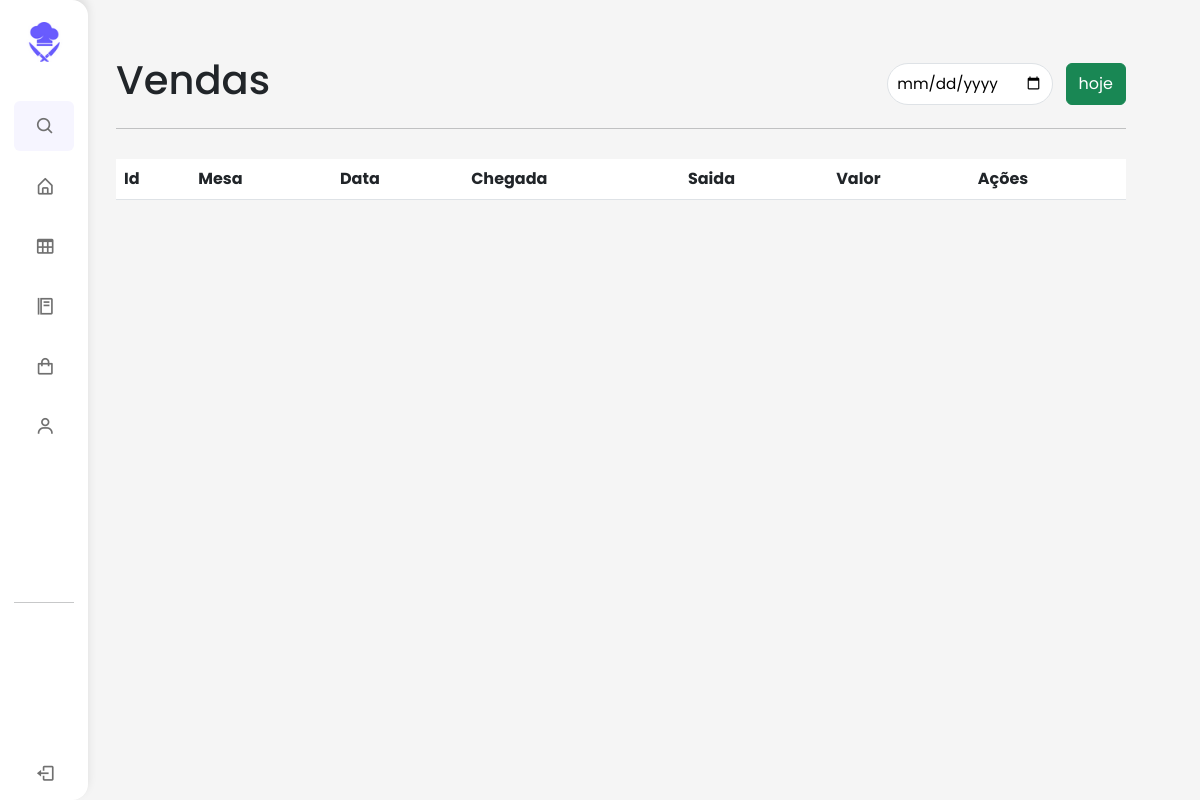
Page /View/Venda/vendas.php on the earlier database version.
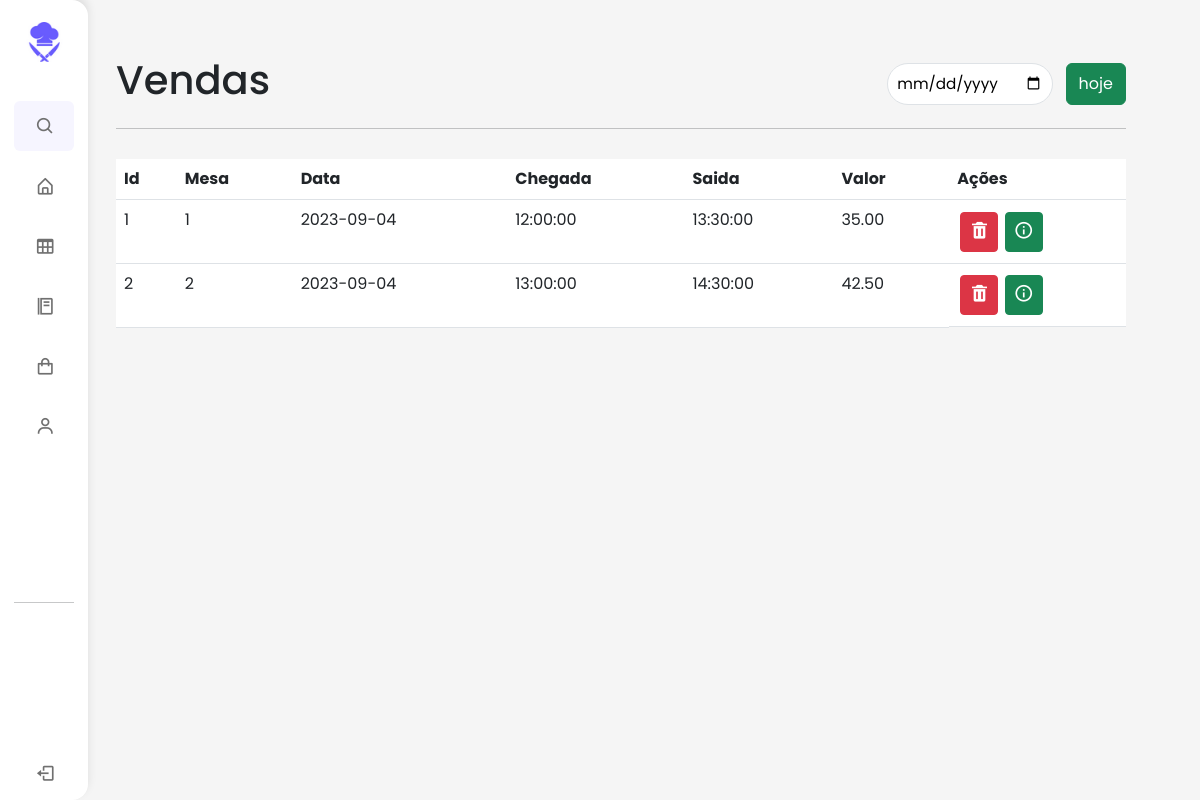
Same page on the later database version.
### tables this page shows
create table Venda(
 id integer primary key auto_increment,
 data date,
 horaChegada time,
 horaSaida time,
 aberta boolean,
 valorTotal decimal(10,2),
 id_mesa integer,
 id_funcionario integer,
 FOREIGN KEY (id_mesa) REFERENCES Mesa(id) on delete cascade,
 FOREIGN KEY (id_funcionario) REFERENCES Funcionario(id) on delete cascade
 );

### Connection/Connection.php (called while the page is built)
<?php
class Connection
{
    private static $dsn = 'mysql:host=localhost;dbname=rocketfood;port=3306';
    private static $connection = null;
    private static $username = 'root';
    private static $password = 'root';
    public static function getConnection() : PDO
    {
        if(Connection::$connection == null){
            try {
                Connection::$connection = new PDO(Connection::$dsn, Connection::$username, Connection::$password);
            } catch (PDOException $e) {
                echo $e->getMessage();
            }
        }
        return Connection::$connection;
    }
    public static function getPreparedStatement($sql) : PDOStatement
    {
        $pst = null;
        if(Connection::getConnection() != null){
            try {
                $pst = Connection::$connection->prepare($sql);
            } catch (PDOException $e) {
                echo $e->getMessage();
            }
        }
        return $pst;
    }
}
?>

### models/DAO/DAOVenda.php (called while the page is built, shortened)
<?php
class DaoVenda
{
    public function listAll()
    {
        $pst = Connection::getPreparedStatement('select * from venda;');
        $pst->execute();
        $lista = $pst->fetchAll(PDO::FETCH_ASSOC);
        return $lista;
    }
    public function getMesa($id)
    {
        $pst = Connection::getPreparedStatement('select numero from mesa where id = ?;');
        $pst->bindValue(1, $id);
        $pst->execute();
        $list = $pst->fetch(PDO::FETCH_ASSOC);
        return $list;
    }
}
?>

### View/Venda/vendas.php (the view, shortened to what this page needs)
<?php require_once "..\sidebar.php"; ?>
<link rel="stylesheet" href="..\..\styles\venda.css">
<div class="home">
    <div class="principal">
        <div class="Add-Table">
            <h1>Vendas</h1>
            <div class="filtro-btn">
                <form action="vendas.php">
                    <input type="date" type='submit' class="filtro-data" class="form-control" name="filtro-data" id="filtro-data">
                </form>
                <button class="btn btn-success" data-bs-toggle="modal" data-bs-target="#day-Venda">hoje</button>
            </div>
        </div>
        <hr>
        <ul class="list-table">
            <?php
            require_once BASE . '/models/DTO/venda.php';
            require_once BASE . '/Connection/Connection.php';
            require_once BASE . '/models/DAO/Daovenda.php';
            $daovenda = new Daovenda();
            $lista = $daovenda->listAll();
            ?>
            <table class="table">
                <tr>
                    <th>
                        Id
                    </th>
                    <th>
                        Mesa
                    </th>
                    <th>
                        Data
                    </th>
                    <th>
                        Chegada
                    </th>
                    <th>
                        Saida
                    </th>
                    <th>
                        Valor
                    </th>
                    <th>
                        Ações
                    </th cosplan="2">
                </tr>
                <?php
                foreach ($lista as $registro) {
                    $arraymesa = $daovenda->getMesa($registro['id_mesa']);
                ?>
                    <tr>
                        <td>
                            <?= $registro['id'] ?>
                        </td>
                        <td>
                            <?= implode($arraymesa) ?>
                        </td>
                        <td>
                            <?= $registro['data'] ?>
                        </td>
                        <td>
                            <?= $registro['horaChegada'] ?>
                        </td>
                        <td>
                            <?php
                            if ($registro['horaSaida'] != null) {
                                echo $registro['horaSaida'];
                            }
                            ?>
                        </td>
                        <td>
                            <?php
                            if ($registro['valorTotal'] != null) {
                                echo $registro['valorTotal'];
                            }
                            ?>
                        </td>
                        <td class="btn-acoes">
                            <button class="btn btn-danger icon btn-sm" data-bs-toggle="modal" data-bs-target="#delete-venda<?= $registro['id'] ?>"><i class='bx bxs-trash'></i></i></button>
                            <button class="btn btn-success icon btn-sm" data-bs-toggle="modal" data-bs-target="#info-Venda" data-id="<?= $registro['id'] ?>"><i class='bx bx-info-circle'></i></button>
                        </td>
                    </tr>
                <?php
                }
                ?>
            </table>
        </ul>
    </div>
</div>
                    <?php
                    require_once BASE . '/models/DTO/Venda.php';
                    require_once BASE . '/Connection/Connection.php';
                    require_once BASE . '/models/DAO/DaoVenda.php';
                    ?>

Differences in the rows shown:
added venda: id "1", arraymesa "1", data "2023-09-04", horaChegada "12:00:00", horaSaida "13:30:00", valorTotal "35.00"
added venda: id "2", arraymesa "2", data "2023-09-04", horaChegada "13:00:00", horaSaida "14:30:00", valorTotal "42.50"
